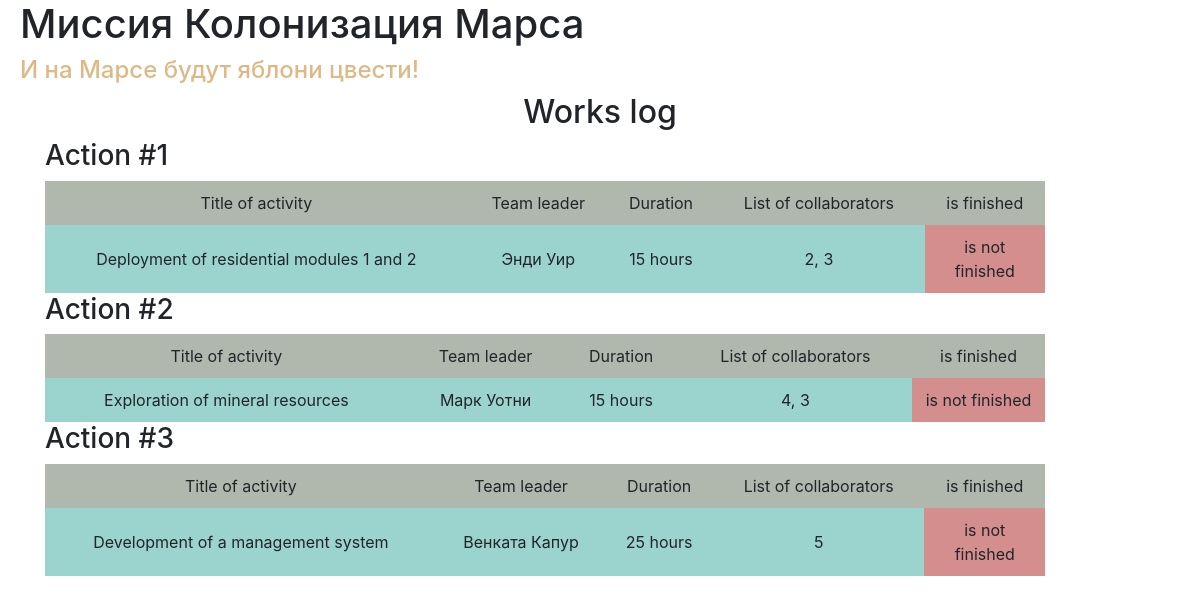
The page / on the database its author committed.
### data/jobs.py (models this page shows)
class Jobs(SqlAlchemyBase):
    __tablename__ = 'jobs'
    id = sqlalchemy.Column(sqlalchemy.Integer,
                           primary_key=True, autoincrement=True)
    team_leader = sqlalchemy.Column(sqlalchemy.Integer, sqlalchemy.ForeignKey("users.id"))
    jod = sqlalchemy.Column(sqlalchemy.String)
    work_size = sqlalchemy.Column(sqlalchemy.Integer)
    collaborators = sqlalchemy.Column(sqlalchemy.ARRAY(sqlalchemy.Integer))
    start_date = sqlalchemy.Column(sqlalchemy.Date)
    end_date = sqlalchemy.Column(sqlalchemy.Date)
    is_finished = sqlalchemy.Column(sqlalchemy.Boolean)

### data/users.py (models this page shows)
class User(SqlAlchemyBase):
    __tablename__ = 'users'
    id = sqlalchemy.Column(sqlalchemy.Integer,
                           primary_key=True, autoincrement=True)
    surname = sqlalchemy.Column(sqlalchemy.String, nullable=False)
    name = sqlalchemy.Column(sqlalchemy.String, nullable=True)
    age = sqlalchemy.Column(sqlalchemy.Integer, nullable=True)
    position = sqlalchemy.Column(sqlalchemy.String, nullable=True)
    speciality = sqlalchemy.Column(sqlalchemy.String, nullable=True)
    address = sqlalchemy.Column(sqlalchemy.String, nullable=True)
    email = sqlalchemy.Column(sqlalchemy.String, unique=True)
    hashed_password = sqlalchemy.Column(sqlalchemy.String, nullable=True)
    modified_date = sqlalchemy.Column(sqlalchemy.DateTime,
                                      default=datetime.datetime.now)

### main.py (the view)
@app.route('/')
def work_log():
    db_session.global_init('db/blogs.sqlite')
    session = db_session.create_session()
    peoples = session.query(users.User)
    return render_template('prof.html', peoples=session.query(users.User), jobs=session.query(jobs.Jobs))

### data/db_session.py (called while the page is built, shortened)
def global_init(db_file):
    global __factory
    if __factory:
        return

def create_session() -> Session:
    global __factory
    return __factory()

### template/prof.html (shortened to what this page needs)
{% extends "base.html" %}
{% block content %}
<h2 align="center">Works log</h2>
{% for work in jobs %}
<div>
    <h3>Action #{{loop.index}}</h3>
    <table>
        <tr>
            <td class="title">Title of activity</td>
            <td class="title">Team leader</td>
            <td class="title">Duration</td>
            <td class="title">List of collaborators</td>
            <td class="title">is finished</td>
        </tr>
        <tr>
            <td class="work">{{ work.jod|capitalize }}</td>
            <td class="work">
                {{ peoples[work.team_leader].name|capitalize }}
                {{ peoples[work.team_leader].surname|capitalize }}
            </td>
            <td class="work">{{ work.work_size }} hours</td>
            <td class="work">{{ work.collaborators }}</td>
            {% if work.is_finished %}
            <td class="finished">is finished</td>
            {% elif work.is_finished == 0 %}
            <td class="NotFinished">is not finished</td>
            {% endif %}
        </tr>
    </table>
</div>
{% endfor %}
{% endblock %}

### template/base.html (shortened to what this page needs)
<!DOCTYPE html>
<html lang="en">
<head>
    <link rel="stylesheet"
          href="https://stackpath.bootstrapcdn.com/bootstrap/4.4.1/css/bootstrap.min.css"
>
    <link rel="stylesheet" href="C:\Users\shelk\.PyCharm2019.1\config\scratches\flask-wtf\static\css\style.css">
</head>
<body>
<h1>Миссия Колонизация Марса</h1>
<h4>И на Марсе будут яблони цвести!</h4>
<main role="main" class="container">
    {% block content %}{% endblock %}
</main>
</body>
</html>

### template/base.html (style rules this page uses)
h4 { margin-left: 20px; color: burlywood; }
h1 { margin-left: 20px; }

### template/prof.html (style rules this page uses)
.title { background-color: #b0b7ac; padding: 10px; text-align: center; }
.work { background-color: #9bd4cf; padding: 10px; text-align: center; }
.NotFinished { background-color: #d48e8e; text-align: center; padding: 10px; max-width: 70px; }
table { padding: 2%; min-width: 1000px; }

### rows shown on the page
Jobs: jod "Deployment of residential modules 1 and 2", team_leader.name "Энди", team_leader.surname "Уир", work_size "15", collaborators "2, 3", is_finished "is not finished"
Jobs: jod "Exploration of mineral resources", team_leader.name "Марк", team_leader.surname "Уотни", work_size "15", collaborators "4, 3", is_finished "is not finished"
Jobs: jod "Development of a management system", team_leader.name "Венката", team_leader.surname "Капур", work_size "25", collaborators "5", is_finished "is not finished"
